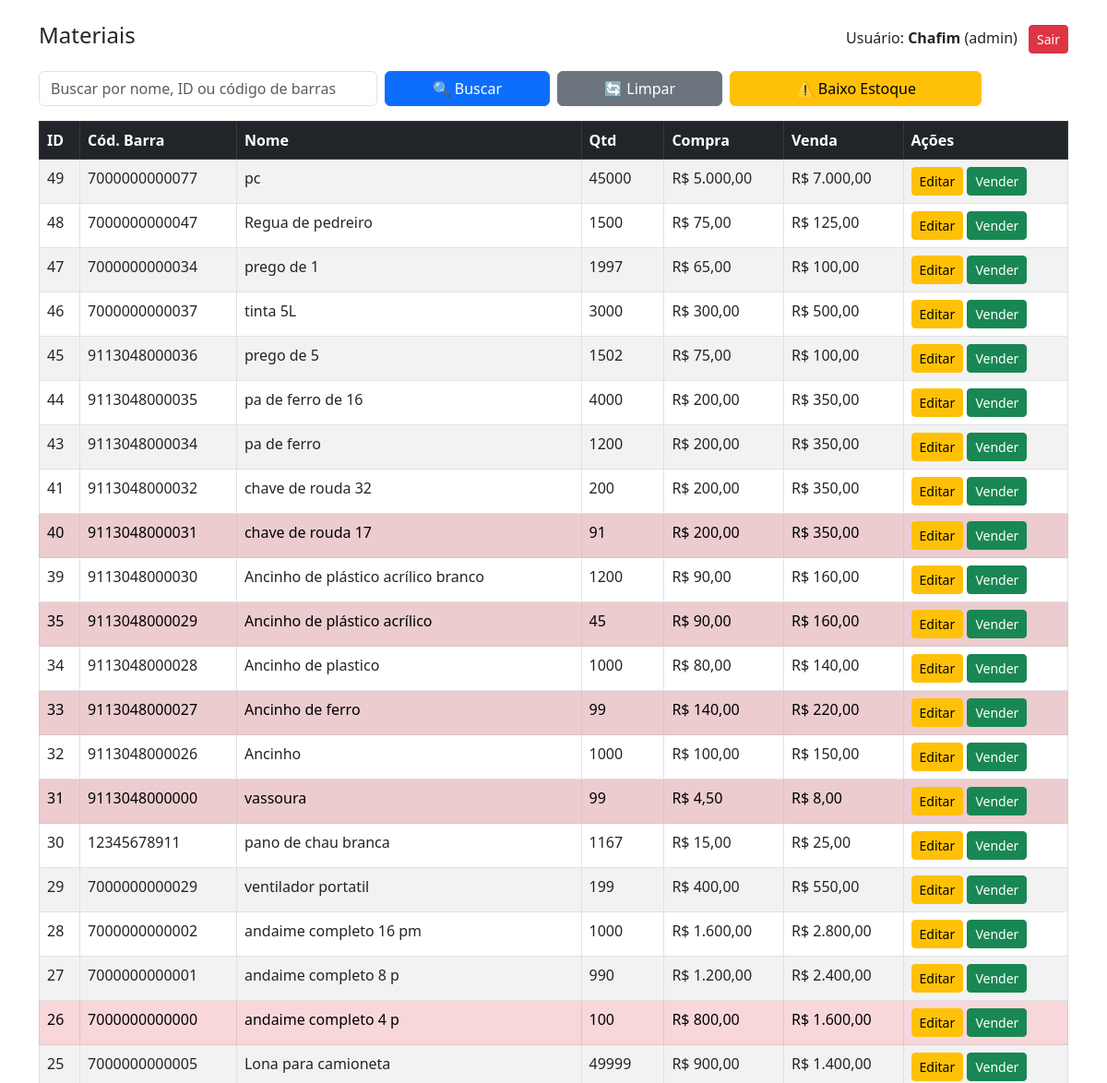
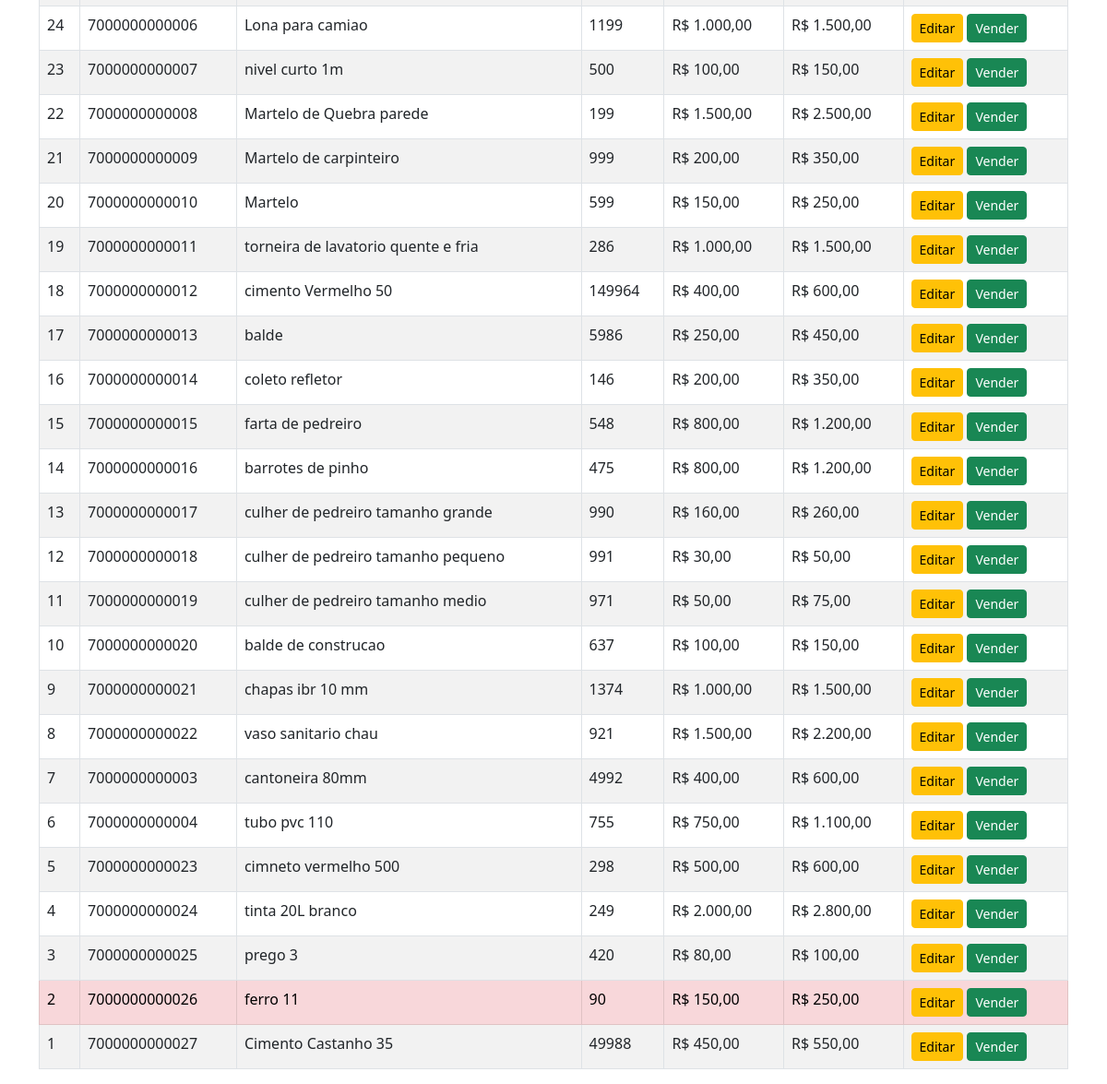
/listar.php (signed in), run on the app's committed database (2 pictures, top to bottom).
### tables this page shows
CREATE TABLE `materiais` (
  `id` int(11) NOT NULL,
  `codigo_barra` varchar(50) DEFAULT NULL,
  `nome` varchar(255) DEFAULT NULL,
  `quantidade` int(11) NOT NULL,
  `custo_compra` decimal(10,2) NOT NULL,
  `custo_venda` decimal(10,2) NOT NULL,
  `cor` varchar(50) DEFAULT NULL,
  `peso` decimal(10,2) DEFAULT NULL,
  `altura` decimal(10,2) DEFAULT NULL,
  `largura` decimal(10,2) DEFAULT NULL,
  `data_cadastro` timestamp NOT NULL DEFAULT current_timestamp()
);

### listar.php (the view, shortened to what this page needs)
<?php
require_once "conexao.php";
$buscar = $_GET['buscar'] ?? "";
$baixoEstoque = $_GET['baixo_estoque'] ?? false;
if ($baixoEstoque) {
    $stmt = $conn->prepare(
        "SELECT * FROM materiais
         WHERE quantidade <= 100
         ORDER BY quantidade ASC"
    );
    $stmt->execute();
    $result = $stmt->get_result();
} else {
    $result = $conn->query(
        "SELECT * FROM materiais ORDER BY id DESC"
    );
}
?>
<!DOCTYPE html>
<html lang="pt-br">
<head>
<link href="https://cdn.jsdelivr.net/npm/bootstrap@5.3.0/dist/css/bootstrap.min.css" rel="stylesheet">
</head>
<body>
<div class="container mt-4">
<div class="d-flex justify-content-between align-items-center mb-3">
    <h4>Materiais</h4>
    <div>
        Usuário: <strong><?= $_SESSION['usuario'] ?></strong>
        (<?= $_SESSION['nivel'] ?>)
        <a href="logout.php" class="btn btn-danger btn-sm ms-2">Sair</a>
    </div>
</div>
<form class="row g-2 mb-3">
    <div class="col-md-4">
        <input class="form-control"
               name="buscar"
               value="<?= htmlspecialchars($buscar) ?>"
               placeholder="Buscar por nome, ID ou código de barras">
    </div>
    <div class="col-md-2">
        <button class="btn btn-primary w-100">
            🔍 Buscar
        </button>
    </div>
    <div class="col-md-2">
        <a href="listar.php" class="btn btn-secondary w-100">
            🔄 Limpar
        </a>
    </div>
    <div class="col-md-3">
        <a href="listar.php?baixo_estoque=1"
           class="btn btn-warning w-100">
            ⚠️ Baixo Estoque
        </a>
    </div>
</form>
<table class="table table-bordered table-striped">
<thead class="table-dark">
<tr>
    <th>ID</th>
    <th>Cód. Barra</th>
    <th>Nome</th>
    <th>Qtd</th>
    <th>Compra</th>
    <th>Venda</th>
    <th>Ações</th>
</tr>
</thead>
<tbody>
<?php while ($m = $result->fetch_assoc()): ?>
<tr class="<?= $m['quantidade'] <= 100 ? 'table-danger' : '' ?>">
    <td><?= $m['id'] ?></td>
    <td><?= $m['codigo_barra'] ?></td>
    <td><?= $m['nome'] ?></td>
    <td><?= $m['quantidade'] ?></td>
    <td>R$ <?= number_format($m['custo_compra'],2,',','.') ?></td>
    <td>R$ <?= number_format($m['custo_venda'],2,',','.') ?></td>
    <td>
        <?php if ($_SESSION['nivel'] === 'admin'): ?>
            <a class="btn btn-warning btn-sm"
               href="editar.php?id=<?= $m['id'] ?>">
               Editar
            </a>
        <?php endif; ?>
        <a class="btn btn-success btn-sm"
           href="vender.php?id=<?= $m['id'] ?>">
           Vender
        </a>
    </td>
</tr>
<?php endwhile; ?>
</tbody>
</table>
</div>
</body>
</html>

### data on the page
materiais: id "49", codigo_barra "7000000000077", nome "pc", quantidade "45000", custo_compra "5.000,00", custo_venda "7.000,00"
materiais: id "48", codigo_barra "7000000000047", nome "Regua de pedreiro", quantidade "1500", custo_compra "75,00", custo_venda "125,00"
materiais: id "47", codigo_barra "7000000000034", nome "prego de 1", quantidade "1997", custo_compra "65,00", custo_venda "100,00"
materiais: id "46", codigo_barra "7000000000037", nome "tinta 5L", quantidade "3000", custo_compra "300,00", custo_venda "500,00"
materiais: id "45", codigo_barra "9113048000036", nome "prego de 5", quantidade "1502", custo_compra "75,00", custo_venda "100,00"
materiais: id "44", codigo_barra "9113048000035", nome "pa de ferro de 16", quantidade "4000", custo_compra "200,00", custo_venda "350,00"
materiais: id "43", codigo_barra "9113048000034", nome "pa de ferro", quantidade "1200", custo_compra "200,00", custo_venda "350,00"
materiais: id "41", codigo_barra "9113048000032", nome "chave de rouda 32", quantidade "200", custo_compra "200,00", custo_venda "350,00"
materiais: id "40", codigo_barra "9113048000031", nome "chave de rouda 17", quantidade "91", custo_compra "200,00", custo_venda "350,00"
materiais: id "39", codigo_barra "9113048000030", nome "Ancinho de plástico acrílico branco", quantidade "1200", custo_compra "90,00", custo_venda "160,00"
materiais: id "35", codigo_barra "9113048000029", nome "Ancinho de plástico acrílico", quantidade "45", custo_compra "90,00", custo_venda "160,00"
materiais: id "34", codigo_barra "9113048000028", nome "Ancinho de plastico", quantidade "1000", custo_compra "80,00", custo_venda "140,00"
materiais: id "33", codigo_barra "9113048000027", nome "Ancinho de ferro", quantidade "99", custo_compra "140,00", custo_venda "220,00"
materiais: id "32", codigo_barra "9113048000026", nome "Ancinho", quantidade "1000", custo_compra "100,00", custo_venda "150,00"
materiais: id "31", codigo_barra "9113048000000", nome "vassoura", quantidade "99", custo_compra "4,50", custo_venda "8,00"
materiais: id "30", codigo_barra "12345678911", nome "pano de chau branca", quantidade "1167", custo_compra "15,00", custo_venda "25,00"
materiais: id "29", codigo_barra "7000000000029", nome "ventilador portatil", quantidade "199", custo_compra "400,00", custo_venda "550,00"
materiais: id "28", codigo_barra "7000000000002", nome "andaime completo 16 pm", quantidade "1000", custo_compra "1.600,00", custo_venda "2.800,00"
materiais: id "27", codigo_barra "7000000000001", nome "andaime completo 8 p", quantidade "990", custo_compra "1.200,00", custo_venda "2.400,00"
materiais: id "26", codigo_barra "7000000000000", nome "andaime completo 4 p", quantidade "100", custo_compra "800,00", custo_venda "1.600,00"
materiais: id "25", codigo_barra "7000000000005", nome "Lona para camioneta", quantidade "49999", custo_compra "900,00", custo_venda "1.400,00"
materiais: id "24", codigo_barra "7000000000006", nome "Lona para camiao", quantidade "1199", custo_compra "1.000,00", custo_venda "1.500,00"
materiais: id "23", codigo_barra "7000000000007", nome "nivel curto 1m", quantidade "500", custo_compra "100,00", custo_venda "150,00"
materiais: id "22", codigo_barra "7000000000008", nome "Martelo de Quebra parede", quantidade "199", custo_compra "1.500,00", custo_venda "2.500,00"
materiais: id "21", codigo_barra "7000000000009", nome "Martelo de carpinteiro", quantidade "999", custo_compra "200,00", custo_venda "350,00"
materiais: id "20", codigo_barra "7000000000010", nome "Martelo", quantidade "599", custo_compra "150,00", custo_venda "250,00"
materiais: id "19", codigo_barra "7000000000011", nome "torneira de lavatorio quente e fria", quantidade "286", custo_compra "1.000,00", custo_venda "1.500,00"
materiais: id "18", codigo_barra "7000000000012", nome "cimento Vermelho 50", quantidade "149964", custo_compra "400,00", custo_venda "600,00"
materiais: id "17", codigo_barra "7000000000013", nome "balde", quantidade "5986", custo_compra "250,00", custo_venda "450,00"
materiais: id "16", codigo_barra "7000000000014", nome "coleto refletor", quantidade "146", custo_compra "200,00", custo_venda "350,00"
materiais: id "15", codigo_barra "7000000000015", nome "farta de pedreiro", quantidade "548", custo_compra "800,00", custo_venda "1.200,00"
materiais: id "14", codigo_barra "7000000000016", nome "barrotes de pinho", quantidade "475", custo_compra "800,00", custo_venda "1.200,00"
materiais: id "13", codigo_barra "7000000000017", nome "culher de pedreiro tamanho grande", quantidade "990", custo_compra "160,00", custo_venda "260,00"
materiais: id "12", codigo_barra "7000000000018", nome "culher de pedreiro tamanho pequeno", quantidade "991", custo_compra "30,00", custo_venda "50,00"
materiais: id "11", codigo_barra "7000000000019", nome "culher de pedreiro tamanho medio", quantidade "971", custo_compra "50,00", custo_venda "75,00"
materiais: id "10", codigo_barra "7000000000020", nome "balde de construcao", quantidade "637", custo_compra "100,00", custo_venda "150,00"
materiais: id "9", codigo_barra "7000000000021", nome "chapas ibr 10 mm", quantidade "1374", custo_compra "1.000,00", custo_venda "1.500,00"
materiais: id "8", codigo_barra "7000000000022", nome "vaso sanitario chau", quantidade "921", custo_compra "1.500,00", custo_venda "2.200,00"
materiais: id "7", codigo_barra "7000000000003", nome "cantoneira 80mm", quantidade "4992", custo_compra "400,00", custo_venda "600,00"
materiais: id "6", codigo_barra "7000000000004", nome "tubo pvc 110", quantidade "755", custo_compra "750,00", custo_venda "1.100,00"
materiais: id "5", codigo_barra "7000000000023", nome "cimneto vermelho 500", quantidade "298", custo_compra "500,00", custo_venda "600,00"
materiais: id "4", codigo_barra "7000000000024", nome "tinta 20L branco", quantidade "249", custo_compra "2.000,00", custo_venda "2.800,00"
materiais: id "3", codigo_barra "7000000000025", nome "prego 3", quantidade "420", custo_compra "80,00", custo_venda "100,00"
materiais: id "2", codigo_barra "7000000000026", nome "ferro 11", quantidade "90", custo_compra "150,00", custo_venda "250,00"
materiais: id "1", codigo_barra "7000000000027", nome "Cimento Castanho 35", quantidade "49988", custo_compra "450,00", custo_venda "550,00"

### other printed values
$_SESSION['usuario'] "Chafim"
$_SESSION['nivel'] "admin"
